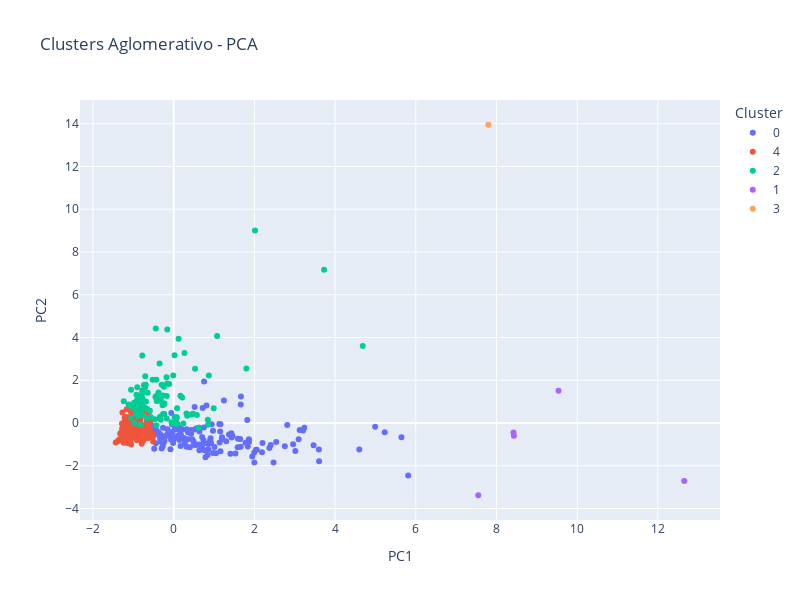

Notebook code for this chart:
### Markdown cell above
## 2.2. Aglomerativo
--------------------

### Code cell
# Aglomerativo com 5 clusters
agglo = AgglomerativeClustering(n_clusters=5)
agglo_labels = agglo.fit_predict(X_scaled)

# Criar um DataFrame para facilitar a manipulação com Plotly
df_agglo = pd.DataFrame(X_pca, columns=["PC1", "PC2"])
df_agglo['Cluster'] = agglo_labels.astype(str)  # Convertendo clusters para string

# Criar o gráfico com Plotly Express
fig_agglo = px.scatter(
    df_agglo,
    x="PC1",
    y="PC2",
    color="Cluster",
    title="Clusters Aglomerativo - PCA",
    labels={"Cluster": "Cluster"},
    template="plotly",
    width=800,
    height=600  
)

# Mostrar o gráfico
fig_agglo.show()

### Figure 1 — Plotly figure (JSON) as saved in the notebook; plotly's stock layout.template omitted (floating-point values rounded to 4 significant figures; data arrays with more than 128 entries replaced by an {"elided": "..."} marker saying what was removed)
{"data": [{"hovertemplate": "Cluster=0<br>PC1=%{x}<br>PC2=%{y}<extra></extra>", "legendgroup": "0", "marker": {"color": "#636efa", "symbol": "circle"}, "mode": "markers", "name": "0", "orientation": "v", "showlegend": true, "type": "scatter", "x": {"elided": "153 float values"}, "xaxis": "x", "y": {"elided": "153 float values"}, "yaxis": "y"}, {"hovertemplate": "Cluster=4<br>PC1=%{x}<br>PC2=%{y}<extra></extra>", "legendgroup": "4", "marker": {"color": "#EF553B", "symbol": "circle"}, "mode": "markers", "name": "4", "orientation": "v", "showlegend": true, "type": "scatter", "x": {"elided": "177 float values"}, "xaxis": "x", "y": {"elided": "177 float values"}, "yaxis": "y"}, {"hovertemplate": "Cluster=2<br>PC1=%{x}<br>PC2=%{y}<extra></extra>", "legendgroup": "2", "marker": {"color": "#00cc96", "symbol": "circle"}, "mode": "markers", "name": "2", "orientation": "v", "showlegend": true, "type": "scatter", "x": [0.1663, 0.9914, 0.8502, 0.845, 0.3166, -0.32, -0.1767, 4.686, -0.7799, 0.07458, -0.9622, -0.3498, -0.1721, -0.7794, -0.0114, -0.2329, -0.2507, -0.9679, 0.6145, -0.8046, 1.801, -0.229, 1.076, -0.3909, -0.789, -0.4449, 0.1207, -0.6452, -0.7778, -0.1593, -0.9817, 0.3338, -0.9233, -0.4665, -0.2659, 0.08341, -0.2612, -0.9903, -0.1107, -0.3385, -0.01285, 3.727, -0.7164, -0.4204, 0.02162, -0.9329, 0.06848, -0.244, -0.8865, -0.6581, -0.5223, -0.2981, -0.9214, -0.4273, 0.4399, -1.118, -0.3511, -0.2432, -1.053, -0.6879, -0.7764, -0.3189, -1.057, 0.238, -0.4274, -0.709, 0.2668, -0.9871, -0.85, -1.238, -0.5661, -0.0556, -0.9069, -0.5898, -0.8122, 2.014, -0.7834, -0.7782, -0.6924, 0.4777, -0.7855, 0.5741, -0.2761, -0.4529, -0.889, 0.02317, -0.7954, -1.023, -0.775, 0.2093, -0.4336, -0.7063, -0.6678, -0.1723, -0.3772, -0.1639, 0.07702, -0.782, -0.7381, 0.5294, -0.2693, -0.8151, 0.8706, -0.9025], "xaxis": "x", "y": [1.271, 0.6859, -0.08569, 0.1547, 0.4421, 0.1566, 2.144, 3.599, 1.073, 0.2665, -0.01899, 1.181, 1.267, 3.16, 2.216, 0.4138, 0.8624, 0.7129, -0.2169, 1.301, 2.549, 0.9075, 4.069, 1.03, 0.8371, 4.418, 3.936, 1.414, 1.396, 4.373, 0.9489, 0.3391, 1.325, 0.1777, 0.4261, 0.6862, 0.9281, 0.7225, 1.823, 0.2866, -0.02587, 7.168, 0.7269, 1.029, 3.168, 0.4154, 0.2053, 0.8738, 0.3102, 0.6516, 2.025, 1.785, 0.5184, -0.1104, 0.3963, 0.8662, 2.777, 1.69, 0.2293, 1.008, 1.52, 1.131, 1.552, -0.02701, 2.027, 1.666, 3.273, 0.795, 0.8893, 1.011, 0.2636, 0.02973, 1.092, 0.5721, 0.6244, 9.005, 0.9829, 0.7311, 1.784, 0.427, 1.01, 0.3749, 0.8332, 1.22, 1.014, 0.2806, 1.013, 0.7136, 1.153, 1.189, 1.267, 2.186, 0.2221, 0.2068, 1.426, 1.85, -0.05558, 0.3762, 1.773, 2.536, 1.283, -0.0944, 2.221, 1.677], "yaxis": "y"}, {"hovertemplate": "Cluster=1<br>PC1=%{x}<br>PC2=%{y}<extra></extra>", "legendgroup": "1", "marker": {"color": "#ab63fa", "symbol": "circle"}, "mode": "markers", "name": "1", "orientation": "v", "showlegend": true, "type": "scatter", "x": [9.538, 8.431, 12.65, 8.421, 7.549], "xaxis": "x", "y": [1.508, -0.5924, -2.715, -0.4469, -3.38], "yaxis": "y"}, {"hovertemplate": "Cluster=3<br>PC1=%{x}<br>PC2=%{y}<extra></extra>", "legendgroup": "3", "marker": {"color": "#FFA15A", "symbol": "circle"}, "mode": "markers", "name": "3", "orientation": "v", "showlegend": true, "type": "scatter", "x": [7.798], "xaxis": "x", "y": [13.95], "yaxis": "y"}], "layout": {"height": 600, "legend": {"title": {"text": "Cluster"}, "tracegroupgap": 0}, "title": {"text": "Clusters Aglomerativo - PCA"}, "width": 800, "xaxis": {"anchor": "y", "domain": [0, 1], "title": {"text": "PC1"}}, "yaxis": {"anchor": "x", "domain": [0, 1], "title": {"text": "PC2"}}}}
